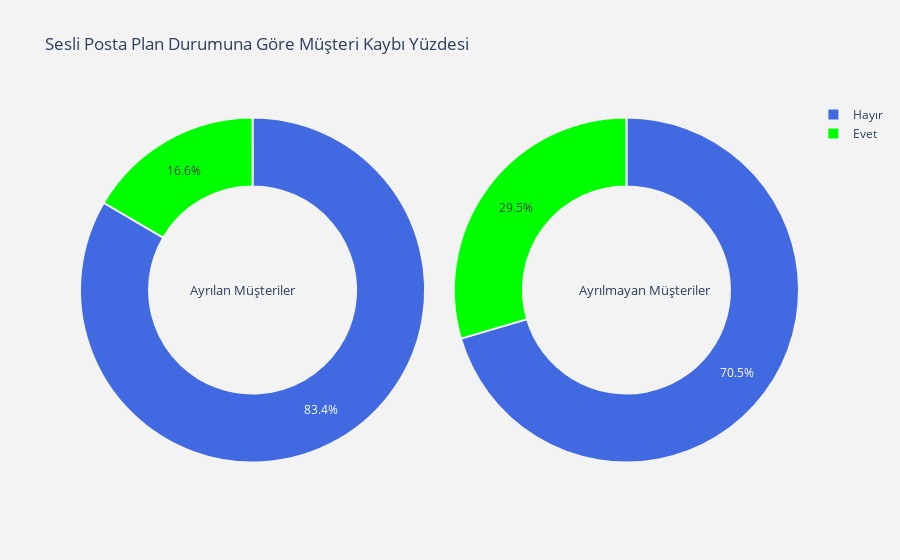

Notebook cell for this chart:
### Code cell
x="voice mail plan"
plot_pie(x)

### Figure 1 — Plotly figure (JSON) as saved in the notebook; plotly's stock layout.template omitted (floating-point values rounded to 4 significant figures)
{"data": [{"domain": {"x": [0, 0.48]}, "hole": 0.6, "hoverinfo": "label+percent+name", "labels": ["Hayır", "Evet"], "marker": {"colors": ["royalblue", "lime"], "line": {"color": "rgb(243,243,243)", "width": 2}}, "name": "Ayrılan Müşteriler", "type": "pie", "values": [403, 80]}, {"domain": {"x": [0.52, 1]}, "hole": 0.6, "hoverinfo": "label+percent+name", "labels": ["Hayır", "Evet"], "marker": {"colors": ["royalblue", "lime"], "line": {"color": "rgb(243,243,243)", "width": 2}}, "name": "Ayrılmayan Müşteriler", "type": "pie", "values": [2008, 842]}], "layout": {"annotations": [{"font": {"size": 13}, "showarrow": false, "text": "Ayrılan Müşteriler", "x": 0.15, "y": 0.5}, {"font": {"size": 13}, "showarrow": false, "text": "Ayrılmayan Müşteriler", "x": 0.88, "y": 0.5}], "paper_bgcolor": "rgb(243,243,243)", "plot_bgcolor": "rgb(243,243,243)", "title": {"text": "Sesli Posta Plan Durumuna Göre Müşteri Kaybı Yüzdesi"}}}
